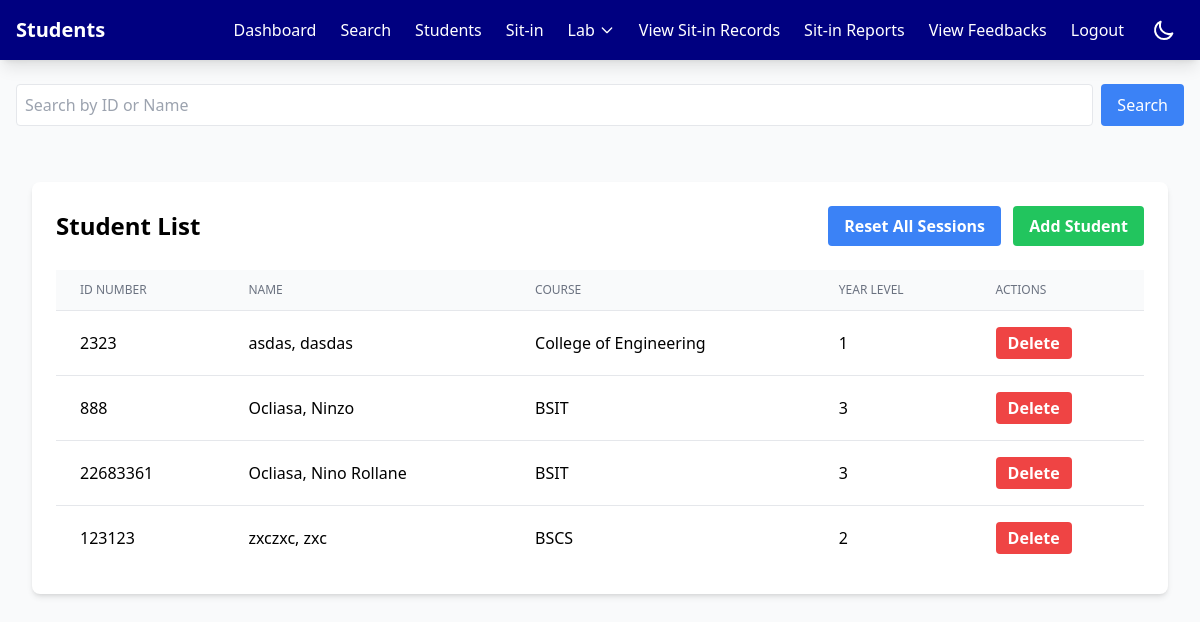
Before: /admin/students.php with the older database file.
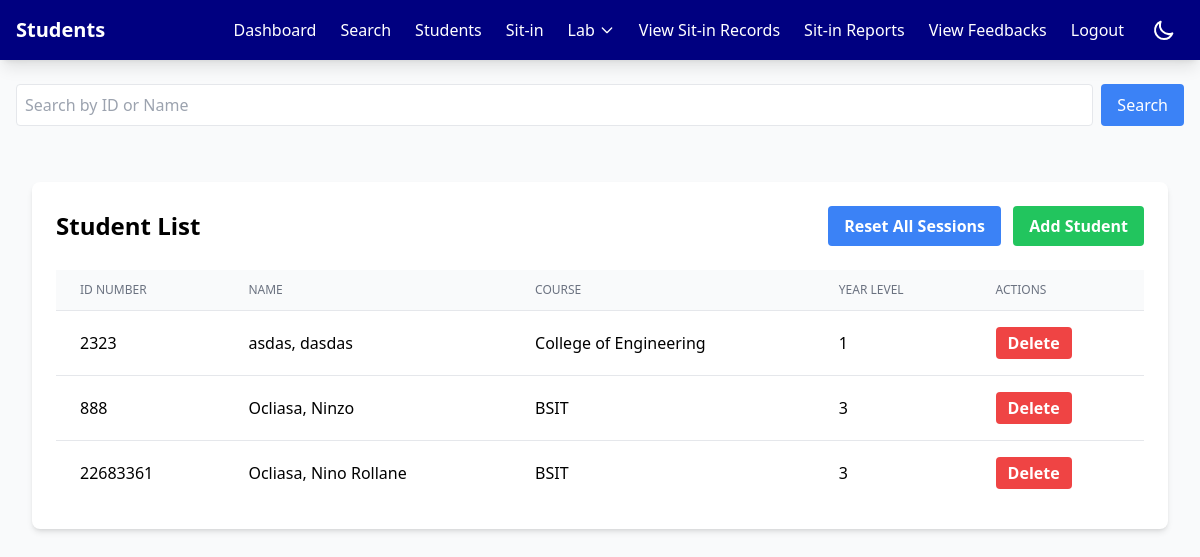
After: the same page with the newer database file.
### tables this page shows
CREATE TABLE `students` (
  `StudID` int(11) NOT NULL,
  `IDNO` int(11) NOT NULL,
  `Last_Name` varchar(100) NOT NULL,
  `First_Name` varchar(100) NOT NULL,
  `Mid_Name` varchar(100) NOT NULL,
  `Course` varchar(100) NOT NULL,
  `Year_lvl` int(11) NOT NULL,
  `Username` varchar(100) NOT NULL,
  `Password` varchar(100) NOT NULL,
  `profile_image` varchar(255) NOT NULL,
  `Email` varchar(255) NOT NULL,
  `Address` varchar(255) NOT NULL
);

### admin/students.php (the view, shortened to what the changed rows need)
<?php
include '../header.php';
$servername = "localhost";
$username = "root";
$password = "";
$database = "users";
$conn = new mysqli($servername, $username, $password, $database);
$search = isset($_GET['search']) ? $_GET['search'] : '';
if ($search) {
    $sql = "SELECT * FROM students WHERE IDNO LIKE ? OR First_Name LIKE ? OR Last_Name LIKE ? ORDER BY Last_Name";
    $stmt = $conn->prepare($sql);
    $searchTerm = "%$search%";
    $stmt->bind_param("sss", $searchTerm, $searchTerm, $searchTerm);
    $stmt->execute();
    $result = $stmt->get_result();
} else {
    $sql = "SELECT * FROM students ORDER BY Last_Name";
    $result = $conn->query($sql);
}
?>
<!DOCTYPE html>
<html lang="en">
<head>
    <script src="https://cdn.tailwindcss.com"></script>
    <link rel="stylesheet" href="../css/admin-dark-mode.css">
    <link rel="stylesheet" href="https://cdnjs.cloudflare.com/ajax/libs/font-awesome/6.4.0/css/all.min.css">
</head>
<body class="bg-gray-100">
<body class="bg-gray-100">
    <div class="max-w-7xl mx-auto py-6 px-4">
    <div class="max-w-7xl mx-auto px-4 py-8">
        <div class="bg-white rounded-lg shadow-md p-6">
            <div class="flex justify-between items-center mb-6">
                <h2 class="text-2xl font-bold">Student List</h2>
            </div>
            <div class="overflow-x-auto">
                <table class="min-w-full divide-y divide-gray-200">
                    <thead class="bg-gray-50">
                        <tr>
                            <th class="px-6 py-3 text-left text-xs font-medium text-gray-500 uppercase">ID Number</th>
                            <th class="px-6 py-3 text-left text-xs font-medium text-gray-500 uppercase">Name</th>
                            <th class="px-6 py-3 text-left text-xs font-medium text-gray-500 uppercase">Course</th>
                            <th class="px-6 py-3 text-left text-xs font-medium text-gray-500 uppercase">Year Level</th>
                            <th class="px-6 py-3 text-left text-xs font-medium text-gray-500 uppercase">Actions</th>
                        </tr>
                    </thead>
                    <tbody class="bg-white divide-y divide-gray-200">
                        <?php
                        if ($result->num_rows > 0) {
                            while($row = $result->fetch_assoc()) {
                                echo "<tr class='hover:bg-gray-50'>";
                                echo "<td class='px-6 py-4'>" . htmlspecialchars($row['IDNO']) . "</td>";
                                echo "<td class='px-6 py-4'>" . htmlspecialchars($row['Last_Name'] . ", " . $row['First_Name']) . "</td>";
                                echo "<td class='px-6 py-4'>" . htmlspecialchars($row['Course']) . "</td>";
                                echo "<td class='px-6 py-4'>" . htmlspecialchars($row['Year_lvl']) . "</td>";
                                echo "<td class='px-6 py-4'>
                                        <button onclick='deleteStudent(" . $row['IDNO'] . ")'
                                                class='bg-red-500 hover:bg-red-700 text-white font-bold py-1 px-3 rounded'>
                                            Delete
                                        </button>
                                      </td>";
                                echo "</tr>";
                            }
                        } else {
                            echo "<tr><td colspan='5' class='px-6 py-4 text-center'>No students found</td></tr>";
                        }
                        ?>
                    </tbody>
                </table>
            </div>
        </div>
    </div>
</body>
</html>

Changed rows visible on the page:
removed students: IDNO "123123", Last_Name+First_Name "zxczxc, zxc", Course "BSCS", Year_lvl "2"
